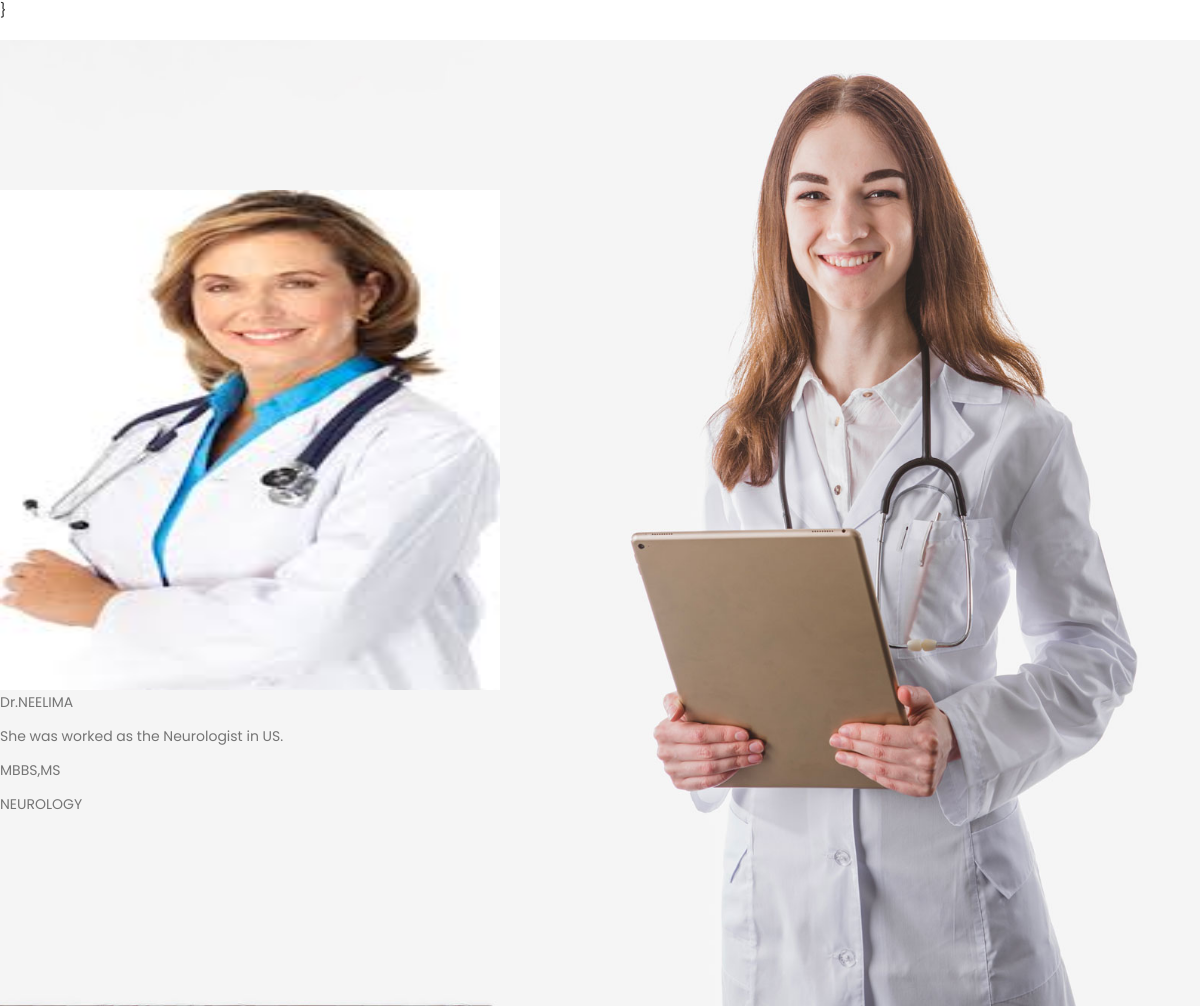
The app's page /neurologist/drneelima/ with its own data.
### doctorapp/models.py (models this page shows, shortened)
class Doctor(models.Model):
    name=models.CharField(max_length=150,unique=True)
    slug=models.SlugField(max_length=150,unique=True)
    qualification=models.CharField(max_length=150)
    desc=models.TextField()
    img=models.ImageField(upload_to='doctor')
    depart = models.ForeignKey(department, on_delete=models.CASCADE)
    available=models.BooleanField()
    class Mete:
        ordering=('name',)
        verbose_name="doctor"
        verbose_name_plural="doctors"

class department(models.Model):
    name=models.CharField(max_length=150,unique=True)
    slug=models.SlugField(max_length=150,unique=True)
    img=models.ImageField(upload_to="depart")
    class Mete:
        ordering=('name',)
        verbose_name="department"
        verbose_name_plural="departments"
    def __str__(self):
        return '{}'.format(self.name)

### doctorapp/views.py (the view)
# urls.py: path('<slug:d_slug>/<slug:doc_slug>/', views.doctfunc, name="doctfunc"),
def doctfunc(request,d_slug,doc_slug):
    try:
     docto=Doctor.objects.get(depart__slug=d_slug,slug=doc_slug)
    except Exception as e:
        raise e
    return render(request,"item.html",{"doc":docto})

### templates/item.html (shortened to what this page needs)
{%load static%}}
<html lang="en">
<head>
     <link rel="stylesheet" href="{%static 'css/bootstrap.min.css'%}">
     <link rel="stylesheet" href="{%static 'css/font-awesome.min.css'%}">
     <link rel="stylesheet" href="{%static 'css/animate.css'%}">
     <link rel="stylesheet" href="{%static 'css/owl.carousel.css'%}">
     <link rel="stylesheet" href="{%static 'css/owl.theme.default.min.css'%}">
     <link rel="stylesheet" href="{%static 'css/tooplate-style.css'%}">
</head>
<body>
  <br><br>
        <section class="tm-mb-1" id="about">
            <div class="tm-row tm-about-row">
                <div class="tm-section-1-l">
                    <img src="{{doc.img.url}}" alt="About image" class="tm-img-responsive" style=height:500px;width:500px;>
                    <p>{{doc.name}}</p>
                    <p>{{doc.desc}}</p>
                    <p>{{doc.qualification}}</p>
                    <p>{{doc.depart}}</p>
                </div>
                <article class="tm-section-1-r tm-bg-color-8">
                    <h2 class="tm-mb-2 tm-title-color"></h2>
                </article>
            </div>
        </section>
</body>
</html>

### static/css/tooplate-style.css (style rules this page uses)
body { background: #ffffff; font-family: 'Poppins', sans-serif; overflow-x: hidden; }
h1,h2,h3,h4,h5,h6 { font-weight: 600; line-height: inherit; }
h1,h2,h3,h4 { letter-spacing: -1px; }
h2 { color: #272727; font-size: 3em; padding-bottom: 10px; }
p { color: #757575; font-size: 14px; font-weight: normal; line-height: 24px; }
html { -webkit-font-smoothing: antialiased; }
#about, #team, #news, #news-detail { position: relative; padding-top: 100px; padding-bottom: 100px; }
#about { background: url('../images/about-bg.jpg') no-repeat top center; background-size: cover; padding-top: 150px; padding-bottom: 150px; }
@media only screen and (max-width: 1200px) { h2 { font-size: 2.5em; } }

### records on screen
Doctor: img (picture), name "Dr.NEELIMA", desc "She was worked as the Neurologist in US.", qualification "MBBS,MS", depart "NEUROLOGY"
